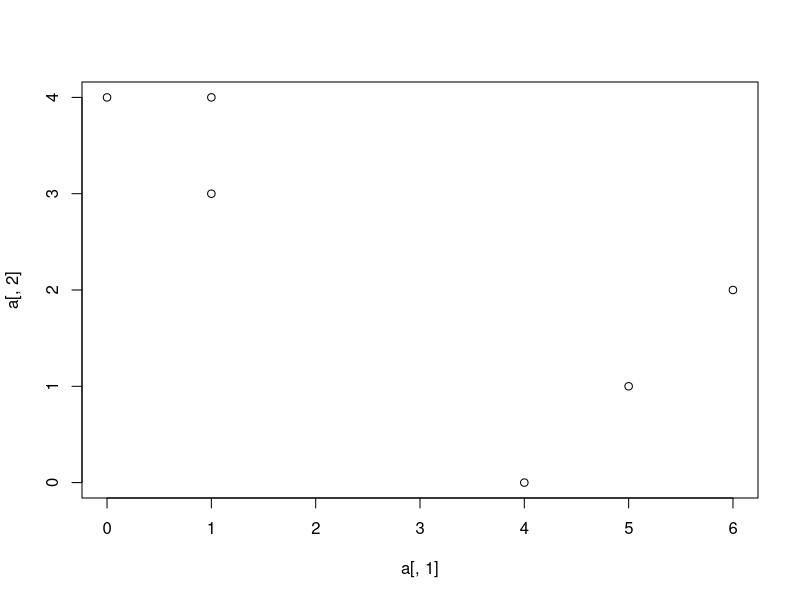
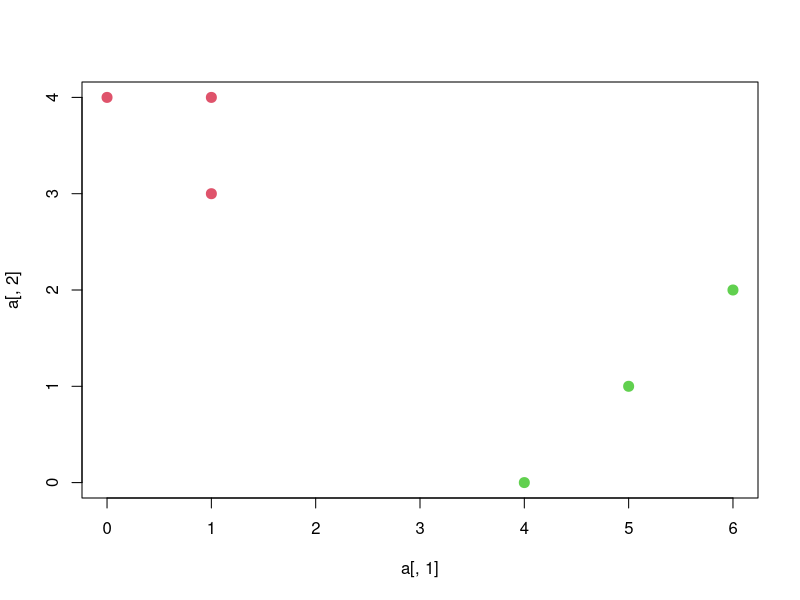
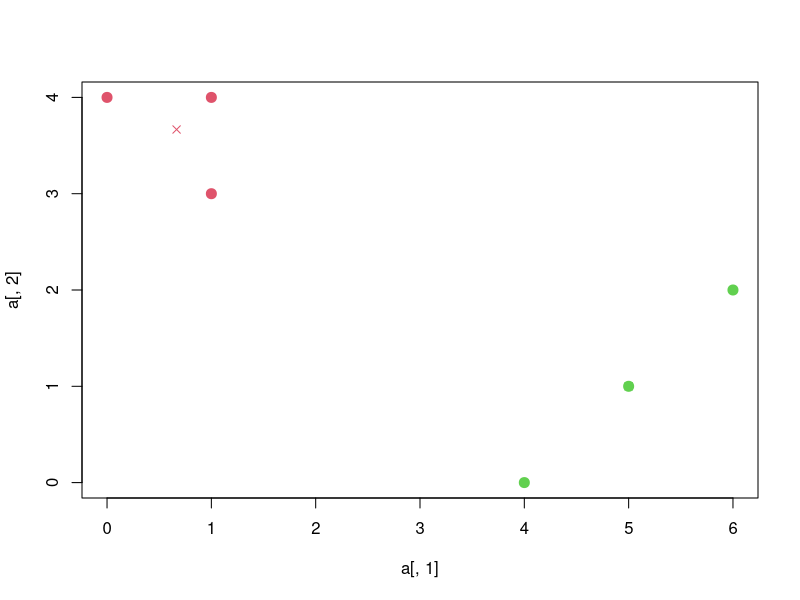
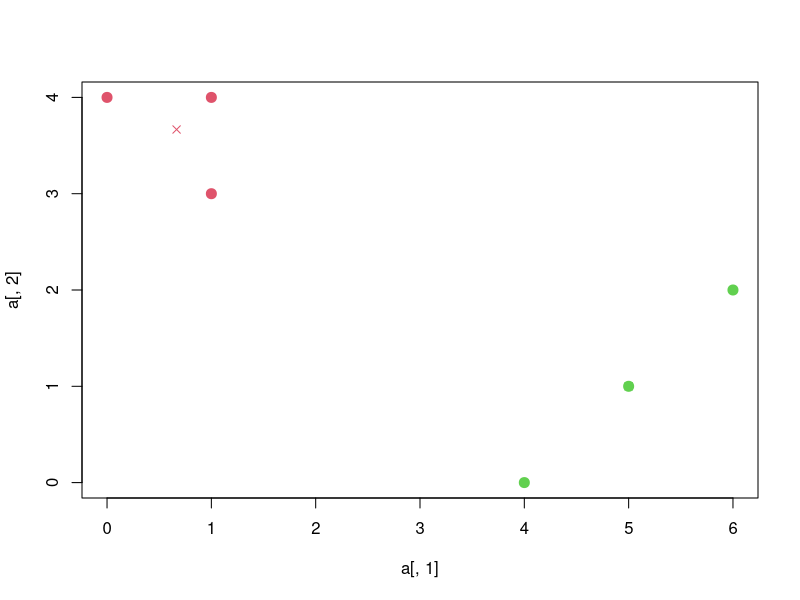
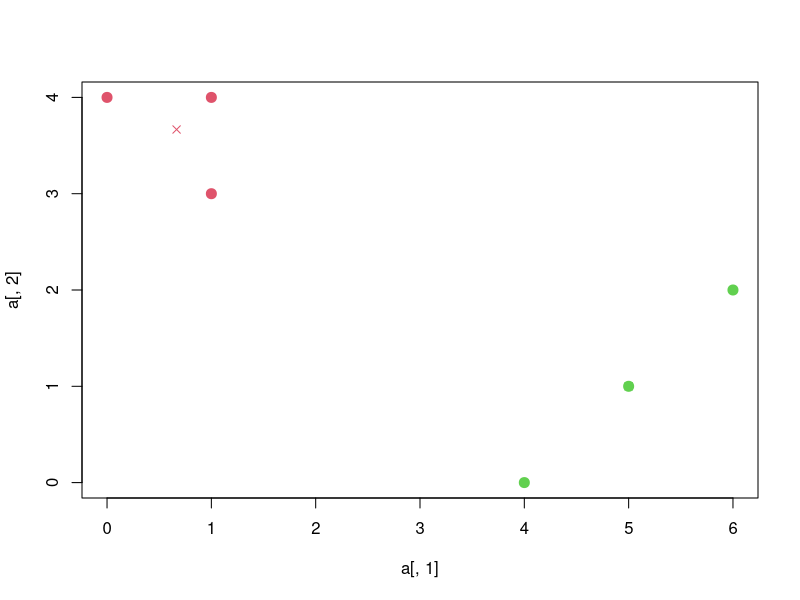
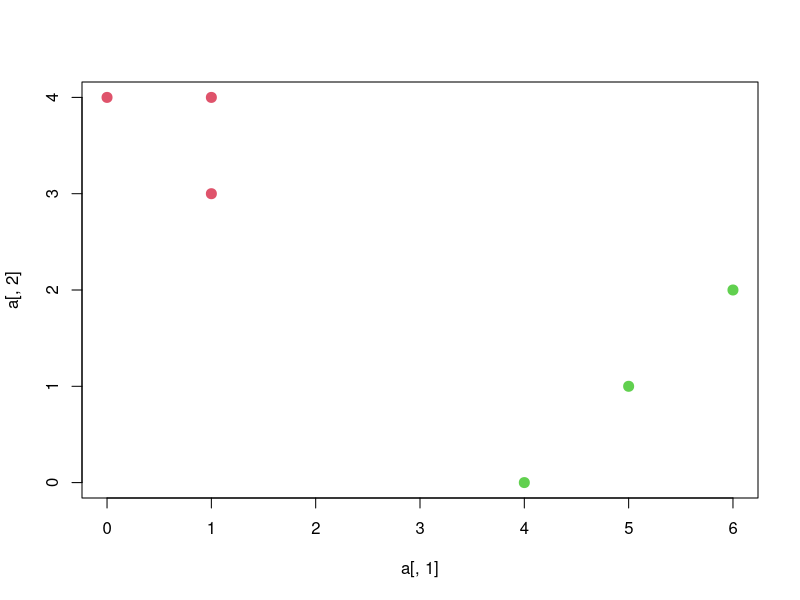

Generate these figures, in order, with R:
#2. Perform K-means clustering manually, with K = 2, on a small example with n = 6 observations and p =
#  2 features. The observations are as follows.
#Obs. X1 X2
#1    1   4
#2    1   3
#3    0   4
#4    5   1
#5    6   2
#6    4   0  
#(a) Plot the observations.
a <- cbind(c(1, 1, 0, 5, 6, 4), c(4, 3, 4, 1, 2, 0))
plot(a[,1], a[,2])

#(b) Randomly assign a cluster label to each observation. You can use the sample() command in R to do
#this. Report the cluster labels for each observation.
set.seed(174007425)
labels <- sample(2, nrow(a), replace = T)
labels
plot(a[, 1], a[, 2], col = (labels + 1), pch = 20, cex = 2)

#(c) Compute the centroid for each cluster.
#compute for the green cluster

a11=(0+1+5)/3
a12=(3+4+1)/3
a21=(1+6+4)/3
a22=(4+2+0)/3

#compute for the red cluster

c1 <- c(mean(a[labels == 1, 1]), mean(a[labels == 1, 2]))
c2 <- c(mean(a[labels == 2, 1]), mean(a[labels == 2, 2]))
plot(a[,1], a[,2], col=(labels + 1), pch = 20, cex = 2)
points(c1[1], c1[2], col = 2, pch = 4)
points(c2[1], c2[2], col = 3, pch = 4)

#(d) Assign each observation to the centroid to which it is closest, in terms of Euclidean distance. Report
#the cluster labels for each observation.
labels <- c(1, 1, 1, 2, 2, 2)
plot(a[, 1], a[, 2], col = (labels + 1), pch = 20, cex = 2)
points(c1[1], c1[2], col = 2, pch = 4)
points(c2[1], c2[2], col = 3, pch = 4)
#(e) Repeat (c) and (d) until the answers obtained stop changing.
c1 <- c(mean(a[labels == 1, 1]), mean(a[labels == 1, 2]))
c2 <- c(mean(a[labels == 2, 1]), mean(a[labels == 2, 2]))
plot(a[,1], a[,2], col=(labels + 1), pch = 20, cex = 2)
points(c1[1], c1[2], col = 2, pch = 4)
points(c2[1], c2[2], col = 3, pch = 4)
#(f) In your plot from (a), color the observations according to the cluster labels obtained.
plot(a[, 1], a[, 2], col=(labels + 1), pch = 20, cex = 2)
